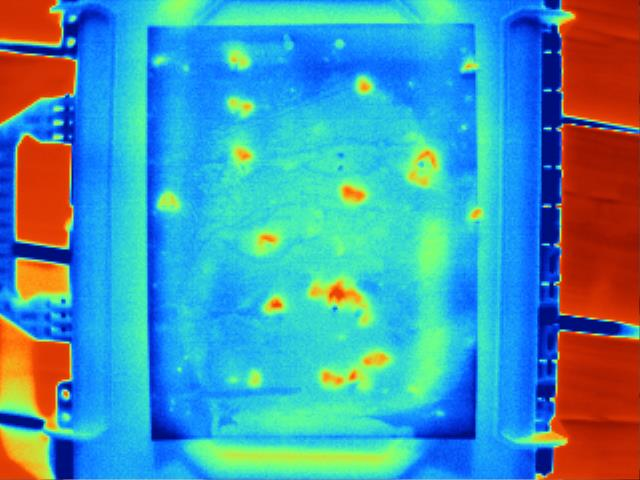
//> input picture MothCount/moth/ThermalSrc/IR_01920.jpg, 640 x 480 px
$ ./MothCount ../../MothCount/moth/ThermalSrc/IR_01920.jpg   (built with g++ and OpenCV 4)
//> lines starting //> are read from the running program, lines starting //| are printed output that depends on the picture; after the words box and inside, x2 and y2 are one past the last pixel; in counts of white or black regions, pixels touching at a corner belong together
### MothCount-Full/MothCount-Full/DrawContour.hpp
//
//  main.cpp
//  DrawContour
//
//  Created by william on 2019/7/6.
//  Copyright © 2019 W-Hsu. All rights reserved.
//
/*----------------------------------------------*/
//WARNING : USED GLOBAL VARIABLE NAMES (On line 22) :
//SourceImg, LineImg, _SourceImg, _LineImg.

#include <opencv2/imgproc.hpp>
#include <opencv2/highgui.hpp>
#include <iostream> //our best loved header
#include <vector> //No matter
#include <cmath> //abs()

using namespace cv;
using namespace std;

const int LinePerEdge = 3;

//Not defining global variables

void testImage(const string WindowName, Mat TestingImage, bool DestroyOrNot = true)
{
    //Show an image on window "winname", then destroy the window when pressing a key.
    namedWindow(WindowName); //Create an window
    imshow(WindowName, TestingImage); //Show the image on the window
    waitKey(); //Waiting for pressing a key

    if (DestroyOrNot)
        destroyWindow(WindowName); //Destroy the window
}

void FindBiggest(Mat& src, Mat& dst) //dst stores the countour lines
{
    Mat dst_middle;

    //Edge detection using Canny:
    Canny( src, dst_middle, 100,150,5);

    //Dilate
    //Much time to DE this BUG
    //the contour lines
    Mat element = getStructuringElement(MORPH_RECT, Size(3, 3), Point(1, 1));
    dilate(dst_middle, dst_middle, element);

    testImage("dst_middle", dst_middle);

    //Get the edge of the "white" board:
    vector<vector<Point> > contours; //Claim the container (2 lines)
    vector<Vec4i> hierarchy;

    findContours(dst_middle, contours, hierarchy, RETR_CCOMP, CHAIN_APPROX_SIMPLE);    //Get the edges

    //testImage("dst_middle", dst_middle);

    //Find the biggest area then output it into dst:
    vector<vector<Point> > polyContours(contours.size());
    int maxArea = 0;
    for (int index = 0; index < contours.size(); index++){
        if (contourArea(contours[index]) > contourArea(contours[maxArea]))
            maxArea = index;
        approxPolyDP(contours[index], polyContours[index], 10, true);
        cout << contourArea(contours[index]) << endl;
    }

    cout << endl << contourArea(contours[maxArea]) << endl;

    dst = Mat::zeros(src.size(), CV_8UC3);
    drawContours(dst, polyContours, maxArea, Scalar(0,0,255/*rand() & 255, rand() & 255, rand() & 255*/), 2);

    testImage("Test0", dst);
}

vector<vector<Vec2f> > DetectAndDrawLines(Mat& LineImage, Mat& DstImage)
{
    //To Detect lines:
    vector<Vec2f> lines; // will hold the results of the 1st-time detection
    HoughLines(LineImage, lines, 1, CV_PI/180, 150,0 ,0); // runs the actual detection
    //dst1: Source image; lines: container of line's parameter(rho,theta); 1: precision of rho; CV/PI/180: precision of theta(rad).

    //To draw lines:

    /*
     //Collaberate with "line too close" section, definition job.
     //Create the container for "too close" lines
     float memrho = lines[0][0], memtheta = lines[0][1];
     const double THRESHOLD_RHO = 0, THRESHOLD_THETA = 1 * CV_PI/180;
     */
    int upCount=0, downCount=0, leftCount=0, rightCount=0;

    vector<vector<Vec2f> > i_GiveOut(4);
    vector<Vec2f> upGO(LinePerEdge), downGO(LinePerEdge), leftGO(LinePerEdge), rightGO(LinePerEdge);

    //Go through all the lines
    for( size_t i = 0; i < lines.size(); i++ )
    {
        float rho = lines[i][0], theta = lines[i][1];
        //MARK 1 HERE 2019-07-08
        /*
         //See if the line is "too close". If so, omit it. If not, remember it.
         if (abs(memrho - rho)<THRESHOLD_RHO || abs(memtheta - theta)<THRESHOLD_THETA)
         continue;
         else
         {
         memrho = rho;
         memtheta = theta;
         }
         */

        //"const int LinePerEdge" lines each edge:
        if (rho < 0)
        {
            if (rightCount >= LinePerEdge)
                continue;
            else
            {
                rightGO[rightCount][0] = rho;
                rightGO[rightCount][1] = theta;
                rightCount++;
            }

        }
        else if (rho >= 500)
        {
            if (downCount >= LinePerEdge)
                continue;
            else
            {
                downGO[downCount][0] = rho;
                downGO[downCount][1] = theta;
                downCount++;
            }
        }
        else
        {
            if (theta >= 0.70)
            {
                if (upCount >= LinePerEdge)
                    continue;
                else
                {
                    upGO[upCount][0] = rho;
                    upGO[upCount][1] = theta;
                    upCount++;
                }
            }
            else
            {
                if (leftCount >= LinePerEdge)
                    continue;
                else
                {
                    leftGO[leftCount-1][0] = rho;
                    leftGO[leftCount-1][1] = theta;
                    leftCount++;
                }
            }

        }

        //Store operation
        i_GiveOut[0] = upGO;
        i_GiveOut[1] = downGO;
        i_GiveOut[2] = leftGO;
        i_GiveOut[3] = rightGO;

        //END MARK 1
        Point pt1, pt2;
        double a = cos(theta), b = sin(theta);
        double x0 = a*rho, y0 = b*rho;

        pt1.x = cvRound(x0 + 2000*(-b));
        pt1.y = cvRound(y0 + 2000*(a));
        pt2.x = cvRound(x0 - 2000*(-b));
        pt2.y = cvRound(y0 - 2000*(a));
        //cout << rho << " " << theta << endl; //Find some GUIlv
        line( DstImage, pt1, pt2, 255, 2, LINE_8,0);
    }

    return i_GiveOut;
}

vector<vector<Vec2f> > GetCountour(Mat& InputImage)
{
    //Define variables
    Mat SourceImg, LineImg;
    Mat& _SourceImg = SourceImg;
    Mat& _LineImg = LineImg;

    //Load an image:
    SourceImg = InputImage;

    //cvtColor(SourceImg, SourceImg, CV_BGR2GRAY);

    FindBiggest(_SourceImg, _LineImg);
    testImage("Test1", _LineImg);
    //IMPORTANT!! Must convert Polypic to GRAYSCALE to (draw lines by using Houghlines)
    //Takes me much time to DE this BUG
    cvtColor(LineImg, LineImg, CV_BGR2GRAY);

    return DetectAndDrawLines(_LineImg, InputImage);
    testImage("Test2", InputImage);
}

### MothCount-Full/MothCount-Full/MothCount.cpp
#include <opencv2/core.hpp>
#include <opencv2/imgcodecs.hpp>
#include <opencv2/imgproc.hpp>
#include <opencv2/highgui.hpp>
#include <iostream>
#include <list>
#include <queue>
#include <deque>

#include "DrawContour.hpp"

using namespace cv;
using namespace std;

bool Counted[2001][2001] = { false };

int dist(Point & p, Point & q)
{
	return sqrt((p.x - q.x)*(p.x - q.x) + (p.y - q.y)*(p.y - q.y));
}

class Block
{
public:
	Block();
	void add(Point p);
	long area() const;
	Point getCog();
	int getR();
	int getAPR2();
	void erase(Mat & mat);

	deque<Point> pixels;
	bool white;
	Point cog;
	int r;
};

Block::Block()
{
	r = 0;
	cog = Point(-1, -1);
}

void Block::add(Point p)
{
	pixels.push_back(p);
}

long Block::area() const //
{
	return pixels.size();
}

Point Block::getCog()
{
	if (cog != Point(-1, -1)) return cog;
	int xSum = 0, ySum = 0;
	for (Point & p : pixels)
        xSum += p.x, ySum += p.y;
	cog.x = xSum / area(), cog.y = ySum / area();
	return cog;
}

int Block::getR()
{
	if (r) return r;
	getCog();
	for (Point & p : pixels)
        r = max(r, dist(p, cog));
	return r;
}

int Block::getAPR2()
{
	return 100 * area() / max(1, getR()) / max(1, getR());
	// Single moth APR2 falls between 100 and 200
}

void Block::erase(Mat & mat)
{
	for (Point & p : pixels)
        mat.at<uchar>(p.y, p.x) = white ? 0 : 255;
	return;
}

bool operator<(const Block & a, const Block & b)
{
	return a.area() < b.area();
}

int main(int argc, char ** argv)
{
	Mat image;
    Mat &_image = image;
	image = imread(argv[1], IMREAD_COLOR); // Read the file
//> image is the input picture: 480 rows x 640 cols, CV_8UC3; mean B, G, R 174.8, 150.2, 72
	if (image.empty()) // Check for invalid input
	{
		//cout << "Could not open or find the image" << std::endl;
		//cin.get();
		//cin.get();
		return -2;
	}

    //testImage("Source", image);

	// If oriented potrait, then transpose it landscape
	if (image.cols < image.rows)
	{
		transpose(image, image);
		flip(image, image, 1);
	}

	// Compress
	while (image.cols >= 2000)
	{
		pyrDown(image, image, Size(image.cols / 2, image.rows / 2));
	}

	// Calculate basic params
	int col = image.cols, row = image.rows;
	int areaSum = col * row;
	auto get = [&image](int x, int y) {return image.at<uchar>(y, x); };

	// Convert to HSV colourspace
	cvtColor(image, image, COLOR_BGR2HSV);
//> image: 480 rows x 640 cols, CV_8UC3; mean H, S, V 78.1, 217.7, 225

	// Threshold
	int hSum1 = 0, sSum1 = 0, vSum1 = 0;
	int area1 = 0;
	for (int i = 0; i < col * 3; i += 3) for (int j = 0; j < row; j++)
	{
		if (get(i, j) >= 20 && get(i, j) <= 50)
		{
			area1++;
			hSum1 += get(i, j);
			sSum1 += get(i + 1, j);
			vSum1 += get(i + 2, j);
		}
	}
//> this loop made 640 passes
//> (area1, hSum1, sSum1, vSum1) on passes 1 to 3: (29, 884, 5631, 6413), (62, 1881, 11921, 13901), (99, 2947, 18942, 22436)
//> after the loop, area1 = 10208; hSum1 = 359927; sSum1 = 1792967; vSum1 = 2321337
	int hMean = hSum1 / area1;
//> hMean = 35
	inRange(image, Scalar(hMean - 5, 19, 70), Scalar(hMean + 10, 255, 255), image);
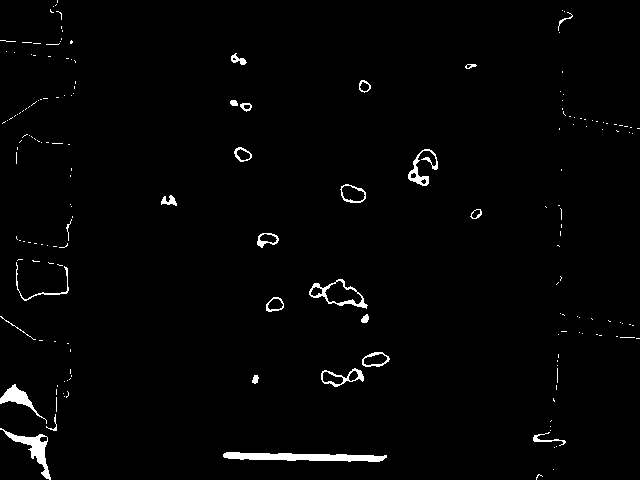
//> image: 480 rows x 640 cols, CV_8UC1; 1.7% white; 182 white regions (156 under 20 px), largest, box (x1, y1, x2, y2) and area: (223, 452, 387, 462) 1067, (0, 428, 51, 480) 622, (0, 384, 47, 424) 424

    //testImage("Thresholded", image);

    //testImage("Threshold", image);

	// BFS algorithm
	auto bfs = [get, col, row](int x, int y)
	{
		if (Counted[x][y])
            return Block();
		Block block;
		block.white = (get(x, y) == 255 ? true : false);
		queue<Point> q;
		q.emplace(x, y);
		while (!q.empty())
		{
			Point p = q.front();
			q.pop();
			if (Counted[p.x][p.y]) continue;
			Counted[p.x][p.y] = true;
			block.add(p);
			if (p.x - 1 >= 0) if (get(p.x - 1, p.y) == get(x, y)) q.emplace(p.x - 1, p.y);
			if (p.x + 1 < col) if (get(p.x + 1, p.y) == get(x, y)) q.emplace(p.x + 1, p.y);
			if (p.y - 1 >= 0) if (get(p.x, p.y - 1) == get(x, y)) q.emplace(p.x, p.y - 1);
			if (p.y + 1 < row) if (get(p.x, p.y + 1) == get(x, y)) q.emplace(p.x, p.y + 1);
		}
		return block;
	};

	// Block search lambda
	list<Block> block_list;
	auto blockSearch = [&block_list, bfs, &col, &row]()
	{
		block_list.clear();
		memset(Counted, 0, sizeof(Counted));
		for (int i = 0; i < col; i++) for (int j = 0; j < row; j++)
		{
			Block block = bfs(i, j);
			if (block.area() != 0)
                block_list.emplace_back(block);
		}
	};
//> block_list = 0 items

	// Dilate
	Mat element = getStructuringElement(MORPH_RECT, Size(3, 3), Point(1, 1));
	dilate(image, image, element);
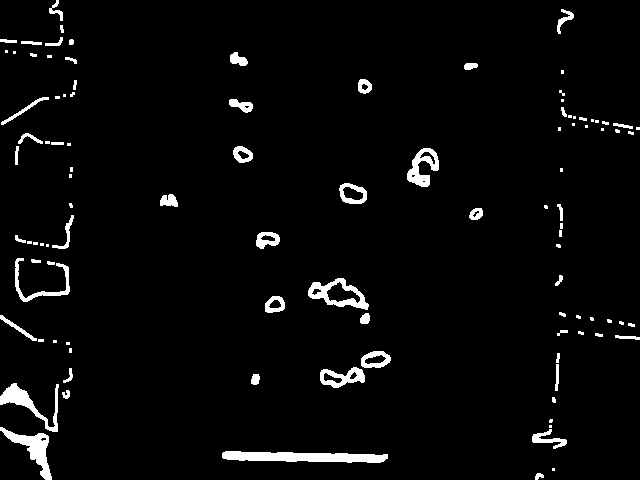
//> image: 480 rows x 640 cols, CV_8UC1; 3.5% white; 103 white regions (45 under 20 px), largest, box (x1, y1, x2, y2) and area: (222, 451, 388, 463) 1431, (0, 427, 52, 480) 877, (0, 383, 59, 432) 798

    GetCountour(_image);
//> in FindBiggest, `drawContours(dst, polyContours, maxArea, Scalar(0,0,255/*rand() & 255,..`:
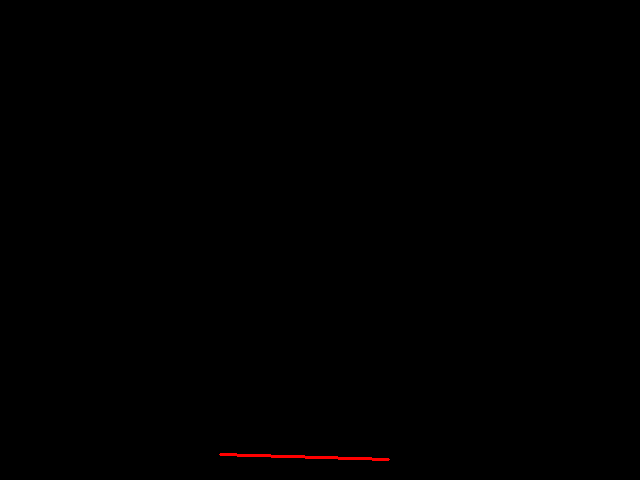
//> dst: 480 rows x 640 cols, CV_8UC3; mean B, G, R 0, 0, 0.4
//> after the loop in DetectAndDrawLines, `for( size_t i = 0; i < lines.size(); i++ )`:
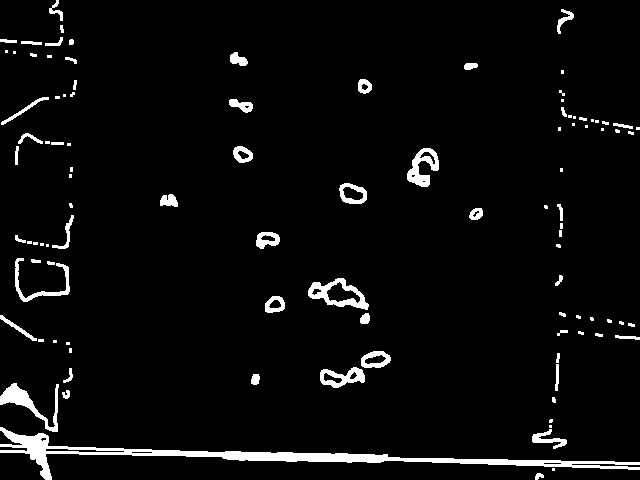
//> DstImage: 480 rows x 640 cols, CV_8UC1; 4.3% white; 102 white regions (45 under 20 px), largest, box (x1, y1, x2, y2) and area: (0, 427, 640, 480) 4872, (0, 383, 59, 432) 798, (308, 278, 369, 310) 748

	// Block search 1
	blockSearch();
//> in add, `pixels.push_back(p);`: pixels = 1 item

	// Erase all tiny blocks and small long black blocks
	for (Block & block : block_list)
	{
		if ((block.area() <= 250)
			|| (block.area() <= 7000 && block.getAPR2() <= 50 && !block.white))
		{
			block.erase(image);
		}
	}
//> this loop made 130 passes
//> pass 3, `block.erase(image);`:
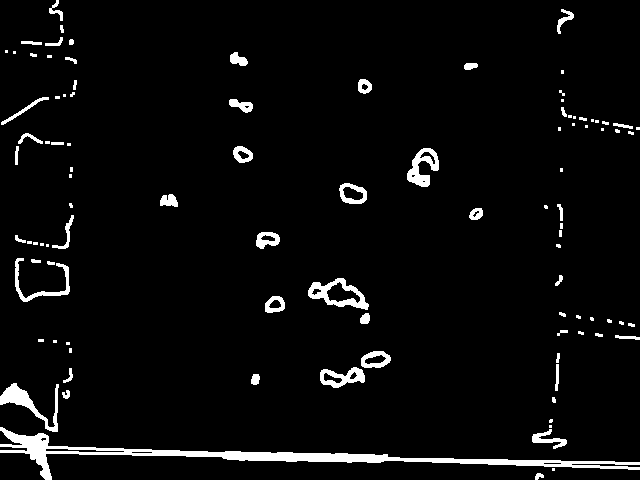
//> image: 480 rows x 640 cols, CV_8UC1; 4.3% white; 100 white regions (45 under 20 px), largest, box (x1, y1, x2, y2) and area: (0, 427, 640, 480) 4872, (0, 383, 59, 432) 798, (308, 278, 369, 310) 748
//> after the loop:
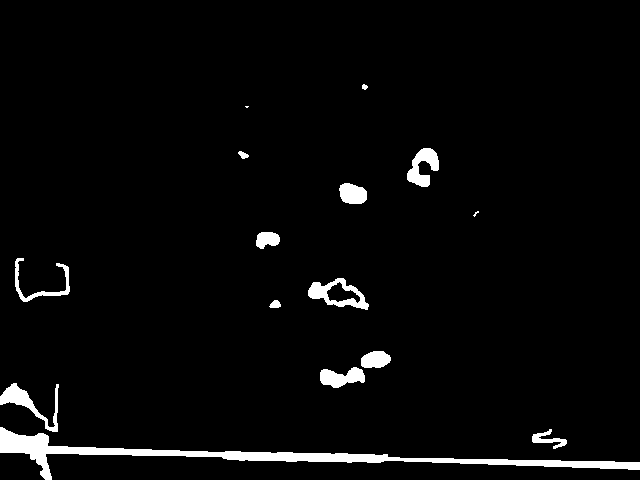
//> image: 480 rows x 640 cols, CV_8UC1; 3.3% white; 15 white regions (2 under 20 px), largest, box (x1, y1, x2, y2) and area: (0, 427, 640, 480) 5315, (0, 383, 59, 432) 798, (308, 278, 369, 310) 778

	//testImage("Erased", image);

	// Erode
	element = getStructuringElement(MORPH_RECT, Size(5, 5), Point(3, 3));
	erode(image, image, element);
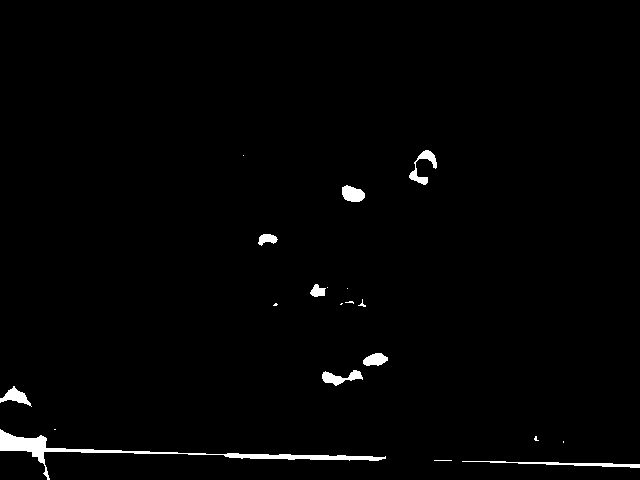
//> image: 480 rows x 640 cols, CV_8UC1; 1.4% white; 20 white regions (10 under 20 px), largest, box (x1, y1, x2, y2) and area: (0, 429, 386, 480) 2035, (462, 461, 640, 468) 416, (409, 150, 437, 185) 325

	//testImage("Eroded", image);

	// Block search 2
	blockSearch();

	// Print block info
	block_list.sort();
	for (Block & block : block_list)
        //cout << (block.white ? "white" : "black") << "\tarea: " << block.area() << "\tCoG: " << block.getCog().x << ' ' << block.getCog().y << "\tradius: " << block.getR() << "\tAPR2: " << block.getAPR2() << '\n';

	// Erase all tiny blocks and small white blocks
	for (Block & block : block_list)
	{
		if ((block.area() <= 250)
			|| (block.area() <= 7000 && block.white))
		{
			block.erase(image);
		}
	}
//> this loop made 23 passes
//> image: 480 rows x 640 cols, CV_8UC1; 1.39% of pixels changed, all inside (x1, y1, x2, y2) = (0, 150, 640, 480)

	// Block search 3
	blockSearch();

    //See if the board exists
    long maximumWhite = 0;
    for(Block & block : block_list)
    {
        if (maximumWhite < block.area())
            maximumWhite = block.area();
    }
//> this loop made 1 pass
//> maximumWhite on pass 1: 307200
//> after the loop, maximumWhite = 307200
    if (maximumWhite < 5000000)
//> (the run ends here: the program exits with an error code, at `return -1;`)
